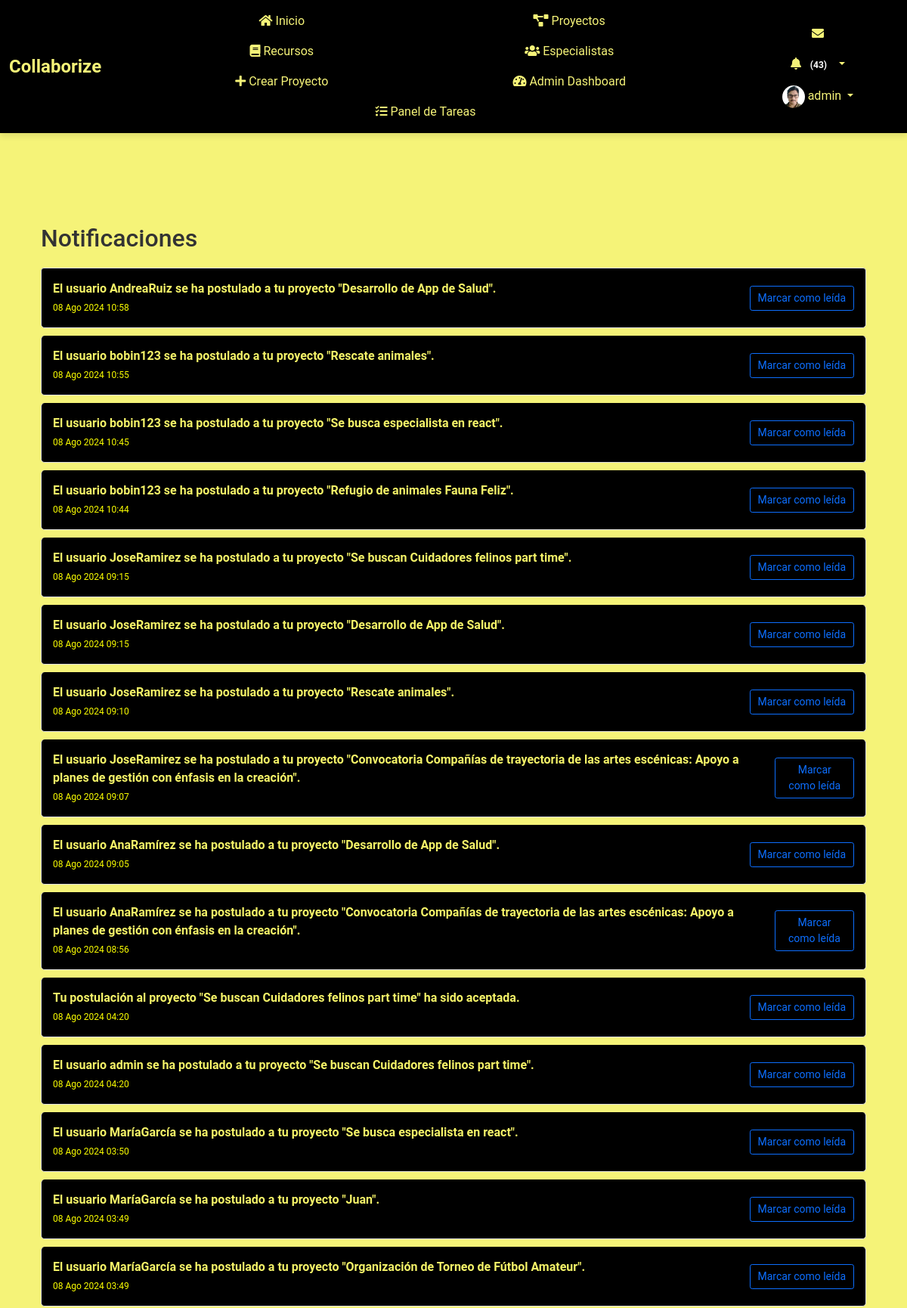
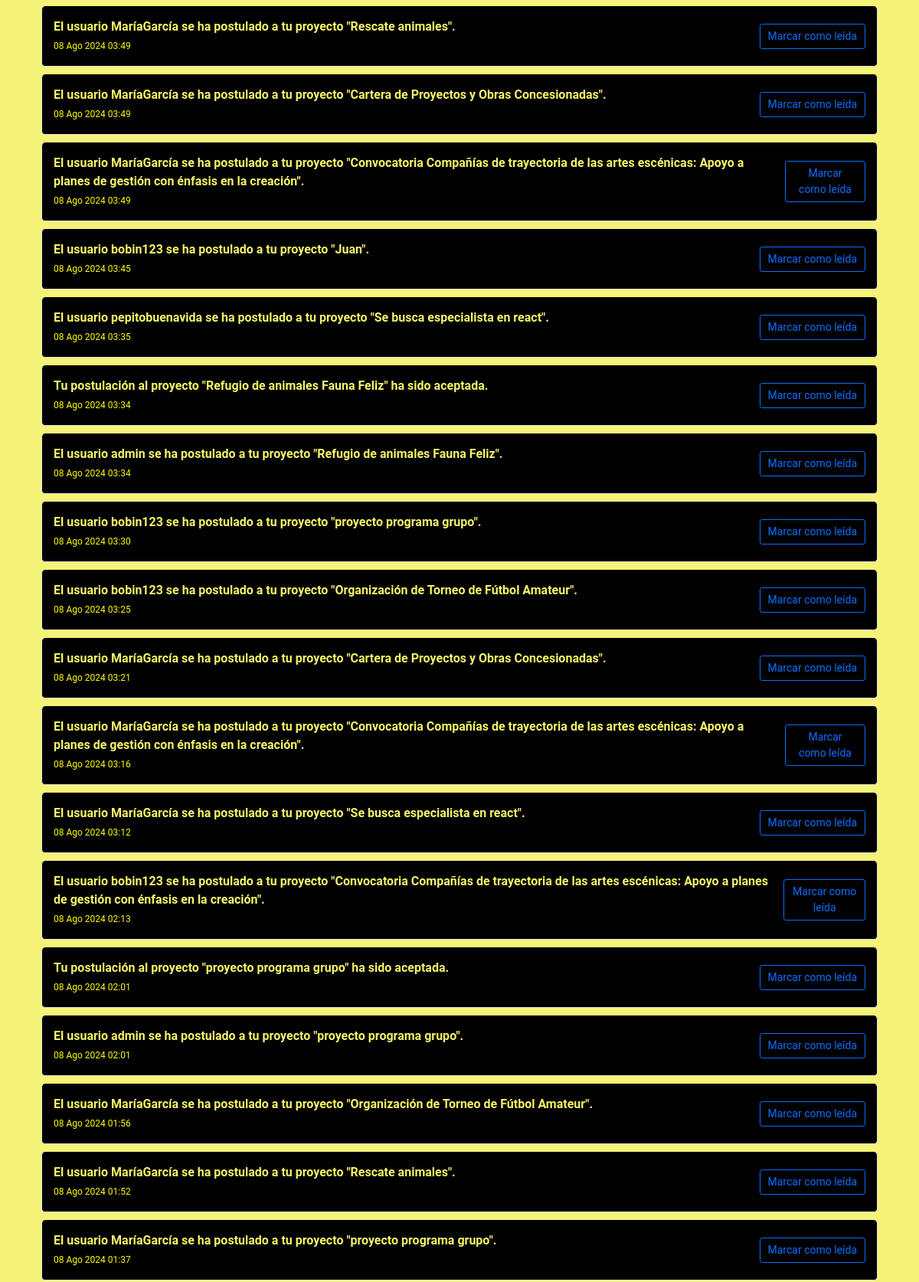
The page /notificaciones/ (signed in, upper part) on the database its author committed (2 pictures, top to bottom).
### myapp/models.py (models this page shows, shortened)
class Perfil(models.Model):
    user = models.OneToOneField(User, on_delete=models.CASCADE)
    nombre = models.CharField(max_length=30, blank=True, null=True)
    apellido = models.CharField(max_length=30, blank=True, null=True)
    telefono = models.CharField(max_length=15, blank=True, null=True)
    fecha_nacimiento = models.DateField(null=True, blank=True)
    avatar = models.ImageField(upload_to='avatars/', null=True, blank=True)
    website = models.URLField(max_length=200, blank=True, null=True)
    twitter = models.URLField(max_length=200, blank=True, null=True)
    facebook = models.URLField(max_length=200, blank=True, null=True)
    linkedin = models.URLField(max_length=200, blank=True, null=True)
    habilidad_1 = models.CharField(max_length=100, blank=True, null=True)
    habilidad_2 = models.CharField(max_length=100, blank=True, null=True)
    habilidad_3 = models.CharField(max_length=100, blank=True, null=True)
    experiencia = models.TextField(blank=True, null=True)
    especialidad = models.CharField(max_length=200, blank=True, null=True)
    ubicacion = models.CharField(max_length=200, blank=True, null=True)
    disponibilidad = models.BooleanField(blank=True, null=True)

class Notificacion(models.Model):
    receptor = models.ForeignKey(User, on_delete=models.CASCADE)
    mensaje = models.TextField()
    url = models.CharField(max_length=200, default='/mensajes/')  # Provee un valor por defecto
    leido = models.BooleanField(default=False)
    fecha_creacion = models.DateTimeField(auto_now_add=True)

### myapp/views.py (the view)
# urls.py: path('notificaciones/', views.listar_notificaciones, name='listar_notificaciones'),
@login_required
def listar_notificaciones(request):
    notificaciones = Notificacion.objects.filter(receptor=request.user).order_by('-fecha_creacion')
    return render(request, 'myapp/notificaciones.html', {'notificaciones': notificaciones})

### myapp/templates/myapp/notificaciones.html (shortened to what this page needs)
{% extends 'myapp/base.html' %}
{% load static %}
{% block content %}
<link rel="stylesheet" href="{% static 'css/notificaciones.css' %}">
<div class="container">
    <h2>Notificaciones</h2>
    <ul class="list-group">
        {% for notificacion in notificaciones %}
        <li id="notificacion-{{ notificacion.id }}" class="list-group-item {% if notificacion.leida %}list-group-item-secondary{% else %}list-group-item-light{% endif %}">
            <div class="notificacion-content">
                <a href="{{ notificacion.url }}" class="notificacion-mensaje">{{ notificacion.mensaje }}</a>
                <br>
                <small class="notificacion-fecha">{{ notificacion.fecha_creacion|date:"d M Y H:i" }}</small>
            </div>
            <div class="notificacion-actions">
                {% if notificacion.leida %}
                <span class="badge badge-success">Leída</span>
                {% else %}
                <button class="btn btn-sm btn-outline-primary marcar-leida" data-id="{{ notificacion.id }}">Marcar como leída</button>
                {% endif %}
            </div>
        </li>
        {% endfor %}
    </ul>
</div>
{% endblock %}

### myapp/templates/myapp/base.html (shortened to what this page needs)
<!DOCTYPE html>
<html lang="es">
<head>
    {% load static %}
    <link rel="stylesheet" href="https://cdn.jsdelivr.net/npm/bootstrap@5.1.3/dist/css/bootstrap.min.css">
    <link rel="stylesheet" href="https://cdnjs.cloudflare.com/ajax/libs/font-awesome/5.15.4/css/all.min.css">
    <link rel="stylesheet" href="https://cdn.jsdelivr.net/npm/@icon/entypo@1.0.3/entypo.css">
    <link rel="stylesheet" href="https://cdnjs.cloudflare.com/ajax/libs/bootstrap-datepicker/1.9.0/css/bootstrap-datepicker.min.css">
    <link rel="stylesheet" href="{% static 'css/style.css' %}">
    <link rel="stylesheet" href="{% static 'css/ver_perfil.css' %}">
    <link rel="stylesheet" href="{% static 'css/register.css' %}">
</head>
<body>
    {% if user.is_authenticated %}
    <header>
        <nav class="navbar navbar-expand-lg fixed-top custom-navbar">
            <div class="container-fluid d-flex justify-content-between align-items-center">
                <a class="navbar-brand" href="{% url 'index' %}">
                    <span style="font-weight: bold; color: #f5f378; font-size: 1.5rem;">Collaborize</span>
                </a>
                <div class="collapse navbar-collapse justify-content-between" id="navbarNav">
                    <ul class="navbar-nav mx-auto">
                        <li class="nav-item"><a class="nav-link" href="{% url 'index' %}"><i class="fas fa-home"></i> Inicio</a></li>
                        <li class="nav-item"><a class="nav-link" href="{% url 'proyecto_lista' %}"><i class="fas fa-project-diagram"></i> Proyectos</a></li>
                        <li class="nav-item"><a class="nav-link" href="{% url 'listar_recursos' %}"><i class="fas fa-book"></i> Recursos</a></li>
                        <li class="nav-item"><a class="nav-link" href="{% url 'listar_especialistas' %}"><i class="fas fa-users"></i> Especialistas</a></li>
                        {% if user.is_staff %}
                        <li class="nav-item"><a class="nav-link" href="{% url 'crear_proyecto' %}"><i class="fas fa-plus"></i> Crear Proyecto</a></li>
                        <li class="nav-item"><a class="nav-link" href="{% url 'admin_dashboard' %}"><i class="fas fa-tachometer-alt"></i> Admin Dashboard</a></li>
                        <li class="nav-item"><a class="nav-link" href="{% url 'admin_panel_tareas' %}"><i class="fas fa-tasks"></i> Panel de Tareas</a></li>
                        {% endif %}
                    </ul>
                    <ul class="navbar-nav ms-auto">
                        <li class="nav-item">
                            <a class="nav-link" href="{% url 'listar_mensajes' %}"><i class="fas fa-envelope"></i>
                            </a>
                        </li>
                        <li class="nav-item dropdown">
                            <a class="nav-link dropdown-toggle" href="#" id="notificacionesDropdown" role="button" data-bs-toggle="dropdown" aria-haspopup="true" aria-expanded="false">
                                <i class="fas fa-bell"></i>
                                <span id="notificaciones-count" class="badge badge-danger"></span>
                            </a>
                        </li>
                        <li class="nav-item dropdown">
                            <a class="nav-link dropdown-toggle" href="#" id="perfilDropdown" role="button" data-bs-toggle="dropdown" aria-haspopup="true" aria-expanded="false">
                                <img src="{% if user.perfil.avatar %}{{ user.perfil.avatar.url }}{% else %}{% static 'images/default_avatar.png' %}{% endif %}" alt="Foto de perfil" class="rounded-circle" width="30" height="30">
                                {{ user.username }}
                            </a>
                        </li>
                    </ul>
                </div>
            </div>
        </nav>
    </header>
    {% endif %}
    <main class="container">
        {% block content %}{% endblock %}
    </main>
</body>
</html>

### myapp/static/css/style.css (style rules this page uses)
body { padding-top: 60px; background-color: #f5f378; font-family: 'Roboto', sans-serif; color: #333; }
.navbar.custom-navbar { background-color: #343a40; z-index: 1000; position: fixed; top: 0; width: 100%; box-shadow: 0 4px 8px rgba(0, 0, 0, 0.1); }
.navbar.custom-navbar .navbar-nav .nav-link { color: #f5f378; transition: color 0.3s; }
.navbar.custom-navbar .navbar-brand { color: #f5f378; font-weight: bold; font-size: 1.5rem; transition: color 0.3s; }
.navbar .nav-item { margin-left: 1rem; }
@media (max-width: 1200px) { .navbar.custom-navbar .navbar-nav { flex-wrap: wrap; justify-content: center; } }
@media (max-width: 1200px) { .navbar.custom-navbar .navbar-nav .nav-item { flex: 0 0 45%; text-align: center; } }
.container { margin-top: 20px; }

### myapp/static/css/register.css (style rules this page uses)
body { background-color: #dcc4fa; }

### myapp/static/css/notificaciones.css (style rules this page uses)
.container { margin-top: 20px; }
h2 { margin-bottom: 20px; }
.list-group-item { display: flex; justify-content: space-between; align-items: center; padding: 15px; border: 1px solid #ddd; border-radius: 5px; margin-bottom: 10px; transition: background-color 0.3s ease; }
.list-group-item-light { background-color: #000000; }
.notificacion-content { flex-grow: 1; }
.notificacion-actions { margin-left: 20px; }
.notificacion-actions .btn { padding: 5px 10px; font-size: 14px; }
.notificacion-mensaje { font-weight: bold; color: #f5f368; text-decoration: none; }
.notificacion-fecha { font-size: 12px; color: #fbff00; }

### myapp/templates/myapp/base.html (style rules this page uses)
body { background-color: #f5f378; }
.navbar.custom-navbar { background-color: #000000; z-index: 1000; }
.navbar.custom-navbar .navbar-nav .nav-link { color: #f5f378; }
.navbar.custom-navbar .navbar-brand { color: #f5f378; }
.navbar .nav-item { margin-left: 1rem; }
@media (max-width: 1200px) { .navbar.custom-navbar .navbar-nav { flex-wrap: wrap; justify-content: center; } }
@media (max-width: 1200px) { .navbar.custom-navbar .navbar-nav .nav-item { flex: 0 0 45%; text-align: center; } }

### rows shown on the page
Notificacion: mensaje "El usuario AndreaRuiz se ha postulado a tu proyecto \"Desarrollo de App de Salud\".", fecha_creacion "08 Ago 2024 10:58"
Notificacion: mensaje "El usuario bobin123 se ha postulado a tu proyecto \"Rescate animales\".", fecha_creacion "08 Ago 2024 10:55"
Notificacion: mensaje "El usuario bobin123 se ha postulado a tu proyecto \"Se busca especialista en react\".", fecha_creacion "08 Ago 2024 10:45"
Notificacion: mensaje "El usuario bobin123 se ha postulado a tu proyecto \"Refugio de animales Fauna Feliz\".", fecha_creacion "08 Ago 2024 10:44"
Notificacion: mensaje "El usuario JoseRamirez se ha postulado a tu proyecto \"Se buscan Cuidadores felinos part time\".", fecha_creacion "08 Ago 2024 09:15"
Notificacion: mensaje "El usuario JoseRamirez se ha postulado a tu proyecto \"Desarrollo de App de Salud\".", fecha_creacion "08 Ago 2024 09:15"
Notificacion: mensaje "El usuario JoseRamirez se ha postulado a tu proyecto \"Rescate animales\".", fecha_creacion "08 Ago 2024 09:10"
Notificacion: mensaje "El usuario JoseRamirez se ha postulado a tu proyecto \"Convocatoria Compañías de trayectoria de las artes escénicas: Apoyo a planes de gestión con énfasis en la creación\".", fecha_creacion "08 Ago 2024 09:07"
Notificacion: mensaje "El usuario AnaRamírez se ha postulado a tu proyecto \"Desarrollo de App de Salud\".", fecha_creacion "08 Ago 2024 09:05"
Notificacion: mensaje "El usuario AnaRamírez se ha postulado a tu proyecto \"Convocatoria Compañías de trayectoria de las artes escénicas: Apoyo a planes de gestión con énfasis en la creación\".", fecha_creacion "08 Ago 2024 08:56"
Notificacion: mensaje "Tu postulación al proyecto \"Se buscan Cuidadores felinos part time\" ha sido aceptada.", fecha_creacion "08 Ago 2024 04:20"
Notificacion: mensaje "El usuario admin se ha postulado a tu proyecto \"Se buscan Cuidadores felinos part time\".", fecha_creacion "08 Ago 2024 04:20"
Notificacion: mensaje "El usuario MaríaGarcía se ha postulado a tu proyecto \"Se busca especialista en react\".", fecha_creacion "08 Ago 2024 03:50"
Notificacion: mensaje "El usuario MaríaGarcía se ha postulado a tu proyecto \"Juan\".", fecha_creacion "08 Ago 2024 03:49"
Notificacion: mensaje "El usuario MaríaGarcía se ha postulado a tu proyecto \"Organización de Torneo de Fútbol Amateur\".", fecha_creacion "08 Ago 2024 03:49"
Notificacion: mensaje "El usuario MaríaGarcía se ha postulado a tu proyecto \"Rescate animales\".", fecha_creacion "08 Ago 2024 03:49"
Notificacion: mensaje "El usuario MaríaGarcía se ha postulado a tu proyecto \"Cartera de Proyectos y Obras Concesionadas\".", fecha_creacion "08 Ago 2024 03:49"
Notificacion: mensaje "El usuario MaríaGarcía se ha postulado a tu proyecto \"Convocatoria Compañías de trayectoria de las artes escénicas: Apoyo a planes de gestión con énfasis en la creación\".", fecha_creacion "08 Ago 2024 03:49"
Notificacion: mensaje "El usuario bobin123 se ha postulado a tu proyecto \"Juan\".", fecha_creacion "08 Ago 2024 03:45"
Notificacion: mensaje "El usuario pepitobuenavida se ha postulado a tu proyecto \"Se busca especialista en react\".", fecha_creacion "08 Ago 2024 03:35"
Notificacion: mensaje "Tu postulación al proyecto \"Refugio de animales Fauna Feliz\" ha sido aceptada.", fecha_creacion "08 Ago 2024 03:34"
Notificacion: mensaje "El usuario admin se ha postulado a tu proyecto \"Refugio de animales Fauna Feliz\".", fecha_creacion "08 Ago 2024 03:34"
Notificacion: mensaje "El usuario bobin123 se ha postulado a tu proyecto \"proyecto programa grupo\".", fecha_creacion "08 Ago 2024 03:30"
Notificacion: mensaje "El usuario bobin123 se ha postulado a tu proyecto \"Organización de Torneo de Fútbol Amateur\".", fecha_creacion "08 Ago 2024 03:25"
Notificacion: mensaje "El usuario MaríaGarcía se ha postulado a tu proyecto \"Cartera de Proyectos y Obras Concesionadas\".", fecha_creacion "08 Ago 2024 03:21"
Notificacion: mensaje "El usuario MaríaGarcía se ha postulado a tu proyecto \"Convocatoria Compañías de trayectoria de las artes escénicas: Apoyo a planes de gestión con énfasis en la creación\".", fecha_creacion "08 Ago 2024 03:16"
Notificacion: mensaje "El usuario MaríaGarcía se ha postulado a tu proyecto \"Se busca especialista en react\".", fecha_creacion "08 Ago 2024 03:12"
Notificacion: mensaje "El usuario bobin123 se ha postulado a tu proyecto \"Convocatoria Compañías de trayectoria de las artes escénicas: Apoyo a planes de gestión con énfasis en la creación\".", fecha_creacion "08 Ago 2024 02:13"
Notificacion: mensaje "Tu postulación al proyecto \"proyecto programa grupo\" ha sido aceptada.", fecha_creacion "08 Ago 2024 02:01"
Notificacion: mensaje "El usuario admin se ha postulado a tu proyecto \"proyecto programa grupo\".", fecha_creacion "08 Ago 2024 02:01"
Notificacion: mensaje "El usuario MaríaGarcía se ha postulado a tu proyecto \"Organización de Torneo de Fútbol Amateur\".", fecha_creacion "08 Ago 2024 01:56"
Notificacion: mensaje "El usuario MaríaGarcía se ha postulado a tu proyecto \"Rescate animales\".", fecha_creacion "08 Ago 2024 01:52"
Notificacion: mensaje "El usuario MaríaGarcía se ha postulado a tu proyecto \"proyecto programa grupo\".", fecha_creacion "08 Ago 2024 01:37"

### other values the page prints
{{ user.username }} "admin"
